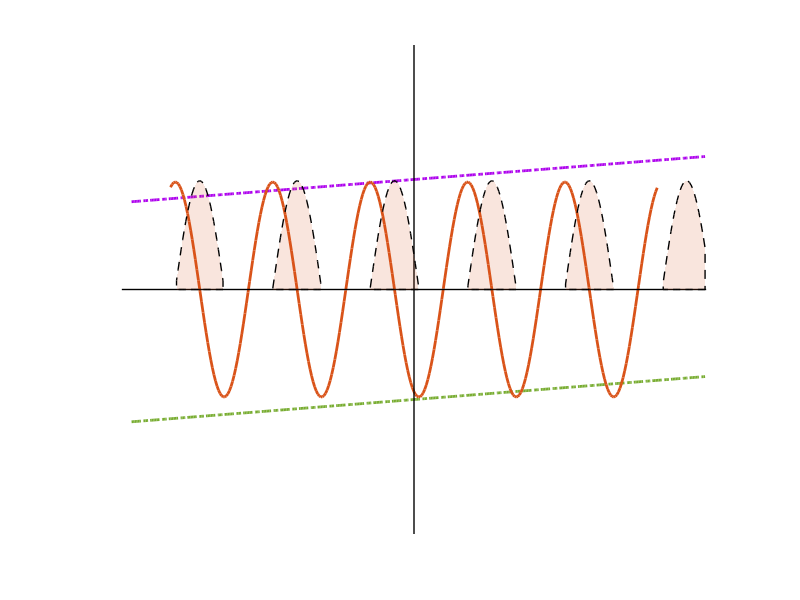

MATLAB code for this plot:
clear;close all;
red_base = [0.85, 0.1, 0.1];
blue_base = [0.1, 0.45, 0.85];
blue = [0 0.4470 0.7410];
orange = [0.8500 0.3250 0.0980];
yellow = [0.9290 0.6940 0.1250];
purple = [173, 0, 237]./255;%[0.4940 0.1840 0.5560];
green = [0.4660 0.6740 0.1880];
bright_blue = [0.3010 0.7450 0.9330];
dark_red = [0.6350 0.0780 0.1840];
%% \eta - F_i = -K_i sin(\eta + \phi)

% \eta - F_i = -K_i sin(\eta + \phi)

Delta_0 = 30;
tau = 3;
alpha = 5;
M = 24;
factor = tau*sqrt(1+alpha^2)*(M-1);

F_1 = -tau*Delta_0;
F_24 = tau*Delta_0;
F_12 = 20;
kappa = 0.25;
% kappa = 0.18;

% K_12 = 0.1*factor;  
K_24 = kappa*factor;

phi = 0.4*pi;  % phase shift
eta_1 = -5*pi:0.1:5*pi;  % horizontal axis
eta_2 = -5.8*pi:0.1:6*pi;  
% eta_1 = -12*pi:0.1:12*pi;  % horizontal axis
% eta_2 = -12.8*pi:0.1:13*pi; 
% eta_3 = -33*pi:0.1:5*pi;
% eta_4 = -5*pi:0.1:33*pi;

%% critical point
figure(1);clf;
plot(eta_2, eta_2 - F_24, '-.','LineWidth', 2,'Color',green); hold on;  
plot(eta_2, eta_2 - F_1, '-.','LineWidth', 2,'Color',purple); hold on;        
plot(eta_1, -K_24*sin(eta_1 + phi), 'LineWidth', 2,'Color',orange); hold on; 
plot([0,0],[-200,200],'k', 'LineWidth', 1); hold on;         
plot([-6*pi,6*pi],[0,0],'k', 'LineWidth', 1); hold on;  
% plot([-13*pi,13*pi],[0,0],'k', 'LineWidth', 1); hold on; 

y = 1+ K_24*cos(eta_2+phi);
% Find positive regions
positive_idx = find(y > 0);
% If you want contiguous filled regions (recommended), you can split into segments:
in_positive = y > 0;
d = diff([0 in_positive 0]);
start_idx = find(d == 1);
end_idx = find(d == -1) - 1;
for k = 1:length(start_idx)
    idx_range = start_idx(k):end_idx(k);
    fill_x = eta_2(idx_range);
    fill_y = y(idx_range);
    
    % Fill with dashed border
    h_fill = fill([fill_x, fliplr(fill_x)], [zeros(size(fill_y)), fliplr(fill_y)], ...
        orange, 'EdgeColor', 'k', 'LineStyle','--','LineWidth',1, 'FaceAlpha', 0.15);
end
axis off;
% exportgraphics(gcf, 'figure_without_margins.png', 'Resolution', 600);
